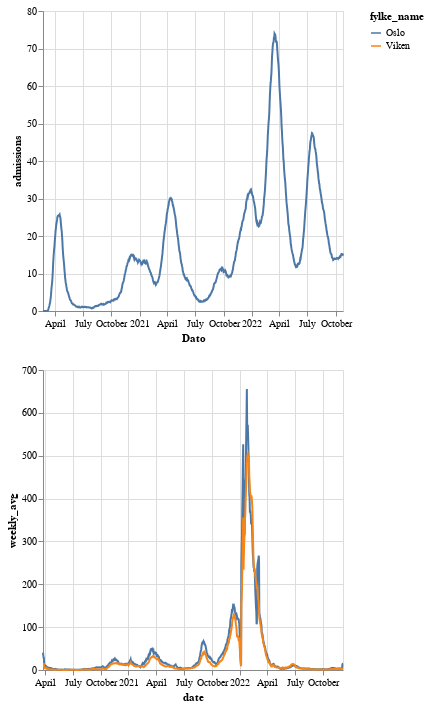

The code cell stored with this chart in its notebook:
### Code cell
monthly_hospital = (
    alt.Chart(admissions)
    .mark_line()
    .transform_window(
        frame=[-30, 0],
        admissions="mean(Nye sykehusinnlegelser)",
    )
    .encode(
        x="Dato",
        y="admissions:Q",
    )
)

alt.vconcat(monthly_hospital, weekly)

### Figure 1 — Vega-Lite specification as saved in the notebook (floating-point values rounded to 4 significant figures; data arrays with more than 128 entries replaced by an {"elided": "..."} marker saying what was removed)
{"config": {"view": {"continuousWidth": 300, "continuousHeight": 300}}, "vconcat": [{"data": {"name": "data-c71ca1b34e7e8ef0823a8d6088d0810b"}, "mark": {"type": "line"}, "encoding": {"x": {"field": "Dato", "type": "temporal"}, "y": {"field": "admissions", "type": "quantitative"}}, "transform": [{"window": [{"op": "mean", "field": "Nye sykehusinnlegelser", "as": "admissions"}], "frame": [-30, 0]}]}, {"data": {"name": "data-a0cd27ddeffd015da6e0a33ea4e42e50"}, "mark": {"type": "line"}, "encoding": {"color": {"field": "fylke_name", "type": "nominal"}, "tooltip": [{"field": "fylke_name", "type": "nominal"}, {"field": "population", "type": "quantitative"}, {"field": "per100k", "type": "quantitative"}, {"field": "cases", "type": "quantitative"}, {"field": "date", "type": "temporal"}], "x": {"field": "date", "type": "temporal"}, "y": {"field": "weekly_avg", "type": "quantitative"}}, "transform": [{"window": [{"op": "mean", "field": "per100k", "as": "weekly_avg"}], "frame": [-3, 3]}]}], "$schema": "https://vega.github.io/schema/vega-lite/v5.8.0.json", "datasets": {"data-c71ca1b34e7e8ef0823a8d6088d0810b": {"elided": "978 records"}, "data-a0cd27ddeffd015da6e0a33ea4e42e50": {"elided": "1970 records"}}}
